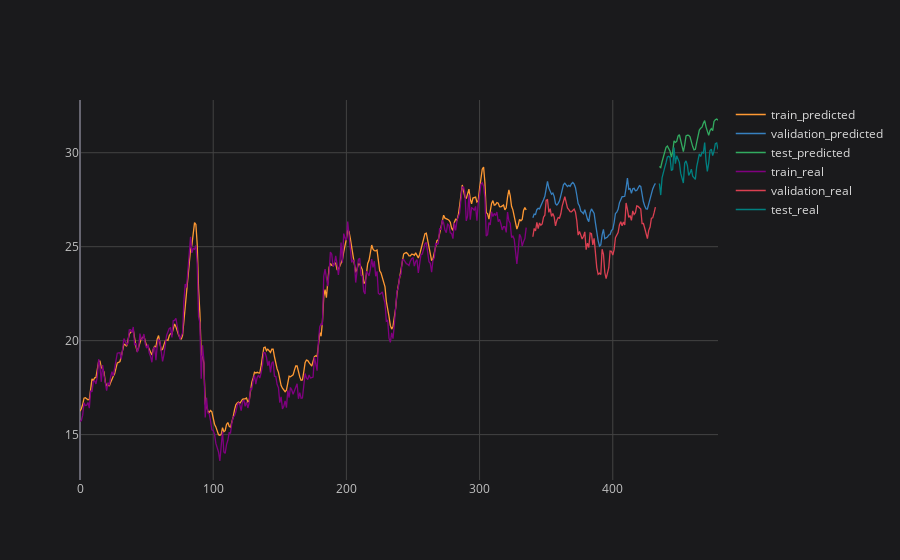

Source (notebook cell):
### Code cell
# plotting final result
plot_ticker = 'PETR4'
plot_feature = 'Adj Close'

pd.DataFrame.from_dict(final_prediction_results[plot_ticker][plot_feature]).iplot(title=f'{plot_ticker} {plot_feature} {plot_imf}', layout=space)

### Figure 1 — Plotly figure (JSON) as saved in the notebook; plotly's stock layout.template omitted (floating-point values rounded to 4 significant figures; data arrays with more than 128 entries replaced by an {"elided": "..."} marker saying what was removed)
{"data": [{"line": {"color": "rgba(255, 153, 51, 1.0)", "dash": "solid", "shape": "linear", "width": 1.3}, "mode": "lines", "name": "train_predicted", "text": "", "type": "scatter", "x": {"elided": "480 int values"}, "y": {"elided": "480 mixed values"}}, {"line": {"color": "rgba(55, 128, 191, 1.0)", "dash": "solid", "shape": "linear", "width": 1.3}, "mode": "lines", "name": "validation_predicted", "text": "", "type": "scatter", "x": {"elided": "480 int values"}, "y": {"elided": "480 mixed values"}}, {"line": {"color": "rgba(50, 171, 96, 1.0)", "dash": "solid", "shape": "linear", "width": 1.3}, "mode": "lines", "name": "test_predicted", "text": "", "type": "scatter", "x": {"elided": "480 int values"}, "y": {"elided": "480 mixed values"}}, {"line": {"color": "rgba(128, 0, 128, 1.0)", "dash": "solid", "shape": "linear", "width": 1.3}, "mode": "lines", "name": "train_real", "text": "", "type": "scatter", "x": {"elided": "480 int values"}, "y": {"elided": "480 mixed values"}}, {"line": {"color": "rgba(219, 64, 82, 1.0)", "dash": "solid", "shape": "linear", "width": 1.3}, "mode": "lines", "name": "validation_real", "text": "", "type": "scatter", "x": {"elided": "480 int values"}, "y": {"elided": "480 mixed values"}}, {"line": {"color": "rgba(0, 128, 128, 1.0)", "dash": "solid", "shape": "linear", "width": 1.3}, "mode": "lines", "name": "test_real", "text": "", "type": "scatter", "x": {"elided": "480 int values"}, "y": {"elided": "480 mixed values"}}], "layout": {"legend": {"bgcolor": "#1A1A1C", "font": {"color": "#D9D9D9", "size": 12}}, "paper_bgcolor": "#1A1A1C", "plot_bgcolor": "#1A1A1C", "title": {"font": {"color": "#D9D9D9"}, "x": 0.5}, "xaxis": {"gridcolor": "#434343", "showgrid": true, "tickfont": {"color": "#C2C2C2", "size": 12}, "title": {"font": {"color": "#D9D9D9"}}, "zerolinecolor": "#666570"}, "yaxis": {"gridcolor": "#434343", "showgrid": true, "tickfont": {"color": "#C2C2C2", "size": 12}, "title": {"font": {"color": "#D9D9D9"}}, "zerolinecolor": "#666570"}}}
